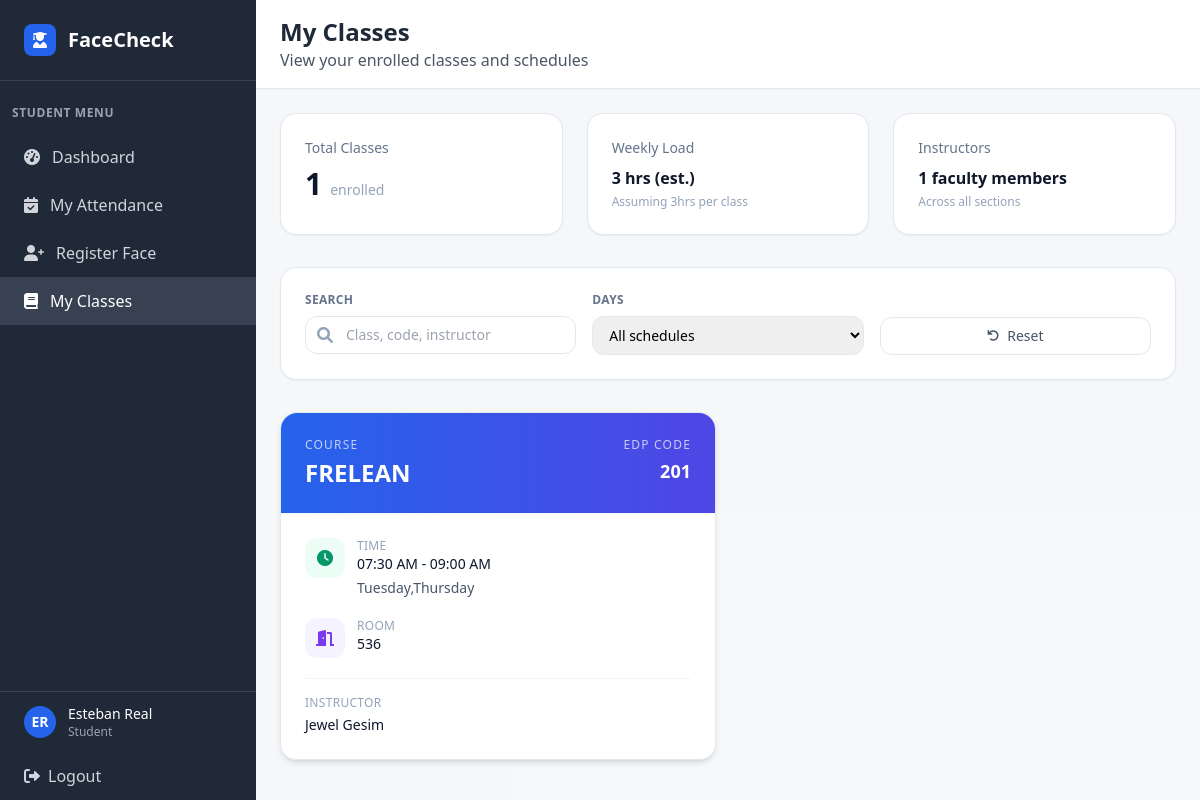
/my_classes (signed in), run on the app's committed database.
### tables this page shows
CREATE TABLE user (
            user_id INTEGER PRIMARY KEY AUTOINCREMENT,
            idno VARCHAR(20) NOT NULL UNIQUE,
            firstname VARCHAR(50) NOT NULL,
            lastname VARCHAR(50) NOT NULL,
            role VARCHAR(10) NOT NULL CHECK (role IN ('admin', 'faculty', 'student')),
            password VARCHAR(255) NOT NULL,
            created_at DATETIME DEFAULT CURRENT_TIMESTAMP,
            is_active BOOLEAN DEFAULT 1,
            dept_id INTEGER,
            FOREIGN KEY (dept_id) REFERENCES department(dept_id)
        );

CREATE TABLE class (
            class_id INTEGER PRIMARY KEY AUTOINCREMENT,
            class_name VARCHAR(20) NOT NULL,
            edpcode VARCHAR(20) NOT NULL UNIQUE,
            start_time TIME,
            end_time TIME,
            room VARCHAR(10),
            faculty_id INTEGER NOT NULL,
            FOREIGN KEY (faculty_id) REFERENCES faculty(faculty_id)
        );

### app.py (the view)
@app.route('/my_classes')
def my_classes():
    if 'user_id' not in session or session['role'] != 'student':
        return redirect(url_for('login'))
    conn = get_db_connection()
    student = conn.execute('''
        SELECT u.*, s.student_id, s.year_level, s.profile_picture, c.course_name, d.dept_name
        FROM user u
        JOIN student s ON u.user_id = s.user_id
        LEFT JOIN course c ON s.course_id = c.course_id
        LEFT JOIN department d ON u.dept_id = d.dept_id
        WHERE u.user_id = ?
    ''', (session['user_id'],)).fetchone()
    enrolled_classes_raw = conn.execute('''
        SELECT cl.class_id, cl.class_name, cl.edpcode, cl.start_time, cl.end_time, cl.room,
               u_f.firstname as faculty_firstname, u_f.lastname as faculty_lastname,
               GROUP_CONCAT(DISTINCT d.day_name) as days
        FROM student_class sc
        JOIN class cl ON sc.class_id = cl.class_id
        JOIN faculty f ON cl.faculty_id = f.faculty_id
        JOIN user u_f ON f.user_id = u_f.user_id
        LEFT JOIN class_days cd ON cl.class_id = cd.class_id
        LEFT JOIN days d ON cd.day_id = d.day_id
        WHERE sc.student_id = ?
        GROUP BY cl.class_id, cl.class_name, cl.edpcode, cl.start_time, cl.end_time, cl.room,
                 u_f.firstname, u_f.lastname
        ORDER BY cl.class_name
    ''', (student['student_id'],)).fetchall()
    enrolled_classes = []
    faculty_names = set()
    for class_item in enrolled_classes_raw:
        time_str = ''
        if class_item['start_time'] and class_item['end_time']:
            try:
                start_time = str(class_item['start_time'])
                end_time = str(class_item['end_time'])
                time_formats = ['%H:%M:%S', '%H:%M']
                start_dt = None
                end_dt = None
                for fmt in time_formats:
                    try:
                        start_dt = datetime.strptime(start_time, fmt)
                        end_dt = datetime.strptime(end_time, fmt)
                        break
                    except ValueError:
                        continue
                if start_dt and end_dt:
                    time_str = f"{start_dt.strftime('%I:%M %p')} - {end_dt.strftime('%I:%M %p')}"
                else:
                    time_str = f"{start_time} - {end_time}"
            except Exception as e:
                time_str = f"{class_item['start_time']} - {class_item['end_time']}"
        enrolled_classes.append({
            'class_id': class_item['class_id'],
            'class_name': class_item['class_name'],
            'edpcode': class_item['edpcode'],
            'days': class_item['days'],
            'time': time_str,
            'room': class_item['room'],
            'faculty_firstname': class_item['faculty_firstname'],
            'faculty_lastname': class_item['faculty_lastname'],
            'schedule': time_str
        })
        faculty_names.add(f"{class_item['faculty_firstname']} {class_item['faculty_lastname']}")
    total_classes = len(enrolled_classes)
    weekly_hours_estimate = total_classes * 3
    faculty_count = len(faculty_names)
    conn.close()
    return render_template('my_classes.html',
                         student=student,
                         enrolled_classes=enrolled_classes,
                         total_classes=total_classes,
                         weekly_hours_estimate=weekly_hours_estimate,
                         faculty_count=faculty_count)

### app.py (called while the page is built)
def get_db_connection():
    try:
        conn = sqlite3.connect('facecheck.db', timeout=30.0)
        conn.row_factory = sqlite3.Row
        conn.execute('PRAGMA foreign_keys = ON')
        try:
            cur = conn.cursor()
            cur.execute("PRAGMA table_info(faculty)")
            columns = [row[1] for row in cur.fetchall()]
            if 'attendance_image' not in columns:
                cur.execute("ALTER TABLE faculty ADD COLUMN attendance_image VARCHAR(255)")
                conn.commit()
        except Exception:
            pass
        return conn
    except sqlite3.Error as e:
        print(f"Database connection error: {e}")
        raise

### templates/my_classes.html (shortened to what this page needs)
<!DOCTYPE html>
<html lang="en">
<head>
    <script src="https://cdn.tailwindcss.com"></script>
    <link href="https://cdnjs.cloudflare.com/ajax/libs/font-awesome/6.0.0/css/all.min.css" rel="stylesheet">
</head>
<body class="bg-gray-100">
    <div class="flex h-screen">
        <div class="w-64 bg-gray-800 text-white">
            <div class="p-6 border-b border-gray-700">
                <div class="flex items-center">
                    <div class="w-8 h-8 bg-blue-600 rounded-lg flex items-center justify-center mr-3">
                        <i class="fas fa-user-graduate text-white"></i>
                    </div>
                    <h1 class="text-xl font-bold">FaceCheck</h1>
                </div>
            </div>
            <nav class="mt-6">
                <div class="px-3">
                    <div class="text-xs font-semibold text-gray-400 uppercase tracking-wider mb-3">Student Menu</div>
                </div>
                <a href="{{ url_for('student_dashboard') }}" class="flex items-center px-6 py-3 text-gray-300 hover:bg-gray-700 hover:text-white transition duration-200">
                    <i class="fas fa-tachometer-alt mr-3"></i>
                    Dashboard
                </a>
                <a href="{{ url_for('my_attendance') }}" class="flex items-center px-6 py-3 text-gray-300 hover:bg-gray-700 hover:text-white transition duration-200">
                    <i class="fas fa-calendar-check mr-3"></i>
                    My Attendance
                </a>
                <a href="/register_face" class="flex items-center px-6 py-3 text-gray-300 hover:bg-gray-700 hover:text-white transition duration-200">
                    <i class="fas fa-user-plus mr-3"></i>
                    Register Face
                </a>
                <a href="{{ url_for('my_classes') }}" class="flex items-center px-6 py-3 bg-gray-700 text-white">
                    <i class="fas fa-book mr-3"></i>
                    My Classes
                </a>
            </nav>
            <div class="absolute bottom-0 w-64 border-t border-gray-700">
                <a href="{{ url_for('student_profile') }}" class="flex items-center px-6 py-3 hover:bg-gray-700 transition duration-200">
                    {% if student.profile_picture %}
                    <img src="{{ url_for('static', filename='profile_pictures/' + student.profile_picture) }}"
                         alt="{{ student.firstname }} {{ student.lastname }}"
                         class="w-8 h-8 rounded-full object-cover border-2 border-blue-600 mr-3"
                         onerror="this.onerror=null; this.style.display='none'; this.nextElementSibling.style.display='flex';">
                    <div class="w-8 h-8 bg-blue-600 rounded-full items-center justify-center mr-3 hidden">
                        <span class="text-white text-sm font-bold">{{ student.firstname[0] }}{{ student.lastname[0] }}</span>
                    </div>
                    {% else %}
                    <div class="w-8 h-8 bg-blue-600 rounded-full flex items-center justify-center mr-3">
                        <span class="text-white text-sm font-bold">{{ student.firstname[0] }}{{ student.lastname[0] }}</span>
                    </div>
                    {% endif %}
                    <div>
                        <div class="text-sm font-medium">{{ student.firstname }} {{ student.lastname }}</div>
                        <div class="text-xs text-gray-400">Student</div>
                    </div>
                </a>
                <a href="{{ url_for('logout') }}" class="flex items-center px-6 py-3 text-gray-300 hover:bg-gray-700 hover:text-white transition duration-200">
                    <i class="fas fa-sign-out-alt mr-2"></i>
                    Logout
                </a>
            </div>
        </div>
        <div class="flex-1 flex flex-col overflow-hidden">
            <header class="bg-white shadow-sm border-b border-gray-200">
                <div class="px-6 py-4">
                    <div class="flex items-center justify-between">
                        <div>
                            <h2 class="text-2xl font-bold text-gray-800">My Classes</h2>
                            <p class="text-gray-600">View your enrolled classes and schedules</p>
                        </div>
                    </div>
                </div>
            </header>
            <main class="flex-1 overflow-y-auto p-6 bg-slate-50/60">
                <div class="max-w-7xl mx-auto space-y-8">
                    <div class="grid grid-cols-1 md:grid-cols-3 gap-6">
                        <div class="bg-white rounded-2xl border border-slate-200 shadow-sm p-6">
                            <p class="text-sm text-slate-500">Total Classes</p>
                            <div class="mt-2 flex items-baseline space-x-2">
                                <span class="text-3xl font-bold text-slate-900">{{ total_classes }}</span>
                                <span class="text-sm text-slate-400">enrolled</span>
                            </div>
                        </div>
                        <div class="bg-white rounded-2xl border border-slate-200 shadow-sm p-6">
                            <p class="text-sm text-slate-500">Weekly Load</p>
                            <div class="mt-2 text-slate-900 font-semibold">
                                {{ weekly_hours_estimate }} hrs (est.)
                            </div>
                            <p class="text-xs text-slate-400 mt-1">Assuming 3hrs per class</p>
                        </div>
                        <div class="bg-white rounded-2xl border border-slate-200 shadow-sm p-6">
                            <p class="text-sm text-slate-500">Instructors</p>
                            <div class="mt-2 text-slate-900 font-semibold">
                                {{ faculty_count }} faculty members
                            </div>
                            <p class="text-xs text-slate-400 mt-1">Across all sections</p>
                        </div>
                    </div>
                    <div class="bg-white rounded-2xl border border-slate-200 shadow-sm p-6">
                        <div class="grid grid-cols-1 md:grid-cols-3 gap-4">
                            <div>
                                <label class="block text-xs font-semibold text-slate-500 uppercase tracking-wide mb-2">Search</label>
                                <div class="relative">
                                    <span class="absolute inset-y-0 left-3 flex items-center text-slate-400"><i class="fas fa-search"></i></span>
                                    <input id="classSearch" type="text" placeholder="Class, code, instructor" class="w-full pl-10 pr-4 py-2 rounded-xl border border-slate-200 text-sm focus:ring-2 focus:ring-blue-500 focus:border-blue-500">
                                </div>
                            </div>
                            <div>
                                <label class="block text-xs font-semibold text-slate-500 uppercase tracking-wide mb-2">Days</label>
                                <select id="dayFilter" class="w-full rounded-xl border border-slate-200 text-sm px-3 py-2 focus:ring-2 focus:ring-blue-500 focus:border-blue-500">
                                    <option value="all">All schedules</option>
                                </select>
                            </div>
                            <div class="flex items-end">
                                <button id="resetClasses" class="inline-flex items-center justify-center w-full px-4 py-2 rounded-xl border border-slate-200 text-sm font-medium text-slate-600 hover:bg-slate-50">
                                    <i class="fas fa-undo mr-2 text-xs"></i>Reset
                                </button>
                            </div>
                        </div>
                    </div>
                    {% if enrolled_classes %}
                    <div id="classGrid" class="grid grid-cols-1 md:grid-cols-2 xl:grid-cols-3 gap-6">
                        {% for class_item in enrolled_classes %}
                        <div class="class-card bg-white/95 backdrop-blur rounded-2xl border border-slate-200 shadow-md hover:shadow-lg transition-all duration-200" data-days="{{ class_item.days|lower }}" data-class="{{ class_item.class_name|lower }}" data-instructor="{{ (class_item.faculty_firstname ~ ' ' ~ class_item.faculty_lastname)|lower }}">
                            <div class="p-6 border-b border-slate-100 bg-gradient-to-r from-blue-600 to-indigo-600 text-white rounded-t-2xl">
                                <div class="flex items-start justify-between">
                                    <div>
                                        <p class="text-xs uppercase tracking-widest text-white/70 mb-1">Course</p>
                                        <h3 class="text-2xl font-semibold">{{ class_item.class_name }}</h3>
                                    </div>
                                    <div class="text-right">
                                        <p class="text-xs uppercase tracking-widest text-white/70 mb-1">EDP Code</p>
                                        <p class="text-lg font-semibold">{{ class_item.edpcode }}</p>
                                    </div>
                                </div>
                            </div>
                            <div class="p-6 space-y-5">
                                <div class="flex items-start space-x-3">
                                    <div class="flex-shrink-0 w-10 h-10 rounded-xl bg-emerald-50 text-emerald-600 flex items-center justify-center">
                                        <i class="fas fa-clock"></i>
                                    </div>
                                    <div>
                                        <p class="text-xs uppercase tracking-wide text-slate-400">Time</p>
                                        <p class="text-sm text-slate-900">{{ class_item.time or 'TBA' }}</p>
                                        <p class="text-sm text-slate-600 mt-1">{{ class_item.days or 'TBA' }}</p>
                                    </div>
                                </div>
                                <div class="flex items-start space-x-3">
                                    <div class="flex-shrink-0 w-10 h-10 rounded-xl bg-violet-50 text-violet-600 flex items-center justify-center">
                                        <i class="fas fa-door-open"></i>
                                    </div>
                                    <div>
                                        <p class="text-xs uppercase tracking-wide text-slate-400">Room</p>
                                        <p class="text-sm text-slate-900">{{ class_item.room or 'TBA' }}</p>
                                    </div>
                                </div>
                                <div class="pt-4 border-t border-slate-100">
                                    <p class="text-xs uppercase tracking-wide text-slate-400 mb-1">Instructor</p>
                                    <p class="text-sm font-medium text-slate-900">{{ class_item.faculty_firstname }} {{ class_item.faculty_lastname }}</p>
                                </div>
                            </div>
                        </div>
                        {% endfor %}
                    </div>
                    {% endif %}
                </div>
            </main>
        </div>
    </div>
</body>
</html>

### data on the page
user: firstname "E", lastname "R", firstname "Esteban", lastname "Real"
class: class_name "FRELEAN", edpcode "201", time "07:30 AM - 09:00 AM", days "Tuesday,Thursday", room "536", faculty_firstname "Jewel", faculty_lastname "Gesim"

### other printed values
{{ total_classes }} "1"
{{ weekly_hours_estimate }} "3"
{{ faculty_count }} "1"
